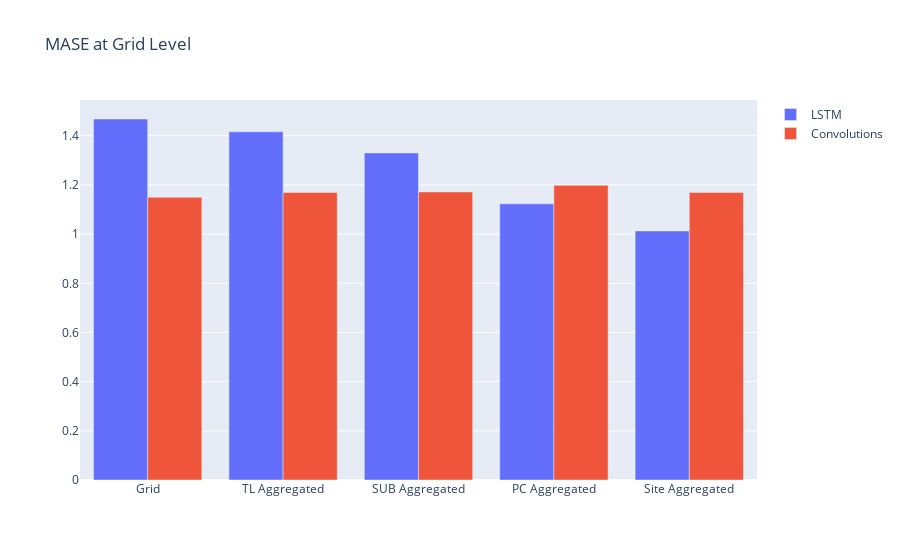

Notebook cell for this chart:
### Code cell
x_vals = ['Grid', 'TL Aggregated', 'SUB Aggregated', 
          'PC Aggregated', 'Site Aggregated']
fig = go.Figure(data=[
    go.Bar(name='LSTM', x=x_vals, y=grid_error),
    go.Bar(name='Convolutions', x=x_vals, y=grid_error_tcn)
])
# Change the bar mode
fig.update_layout(barmode='group')
fig.update_layout(title='MASE at Grid Level')
fig.show()

### Figure 1 — Plotly figure (JSON) as saved in the notebook; plotly's stock layout.template omitted (floating-point values rounded to 4 significant figures)
{"data": [{"name": "LSTM", "type": "bar", "x": ["Grid", "TL Aggregated", "SUB Aggregated", "PC Aggregated", "Site Aggregated"], "y": [1.468, 1.416, 1.33, 1.123, 1.013, 1.15, 1.169, 1.172, 1.198, 1.17, 1.054, 1.023, 1.024, 0.9294, 1.008, 1.875, 1.749, 1.706, 1.544, 1.683, 1.962, 1.967, 1.967, 1.08, 1.09, 1.079]}, {"name": "Convolutions", "type": "bar", "x": ["Grid", "TL Aggregated", "SUB Aggregated", "PC Aggregated", "Site Aggregated"], "y": [1.15, 1.169, 1.172, 1.198, 1.17]}], "layout": {"barmode": "group", "title": {"text": "MASE at Grid Level"}}}
